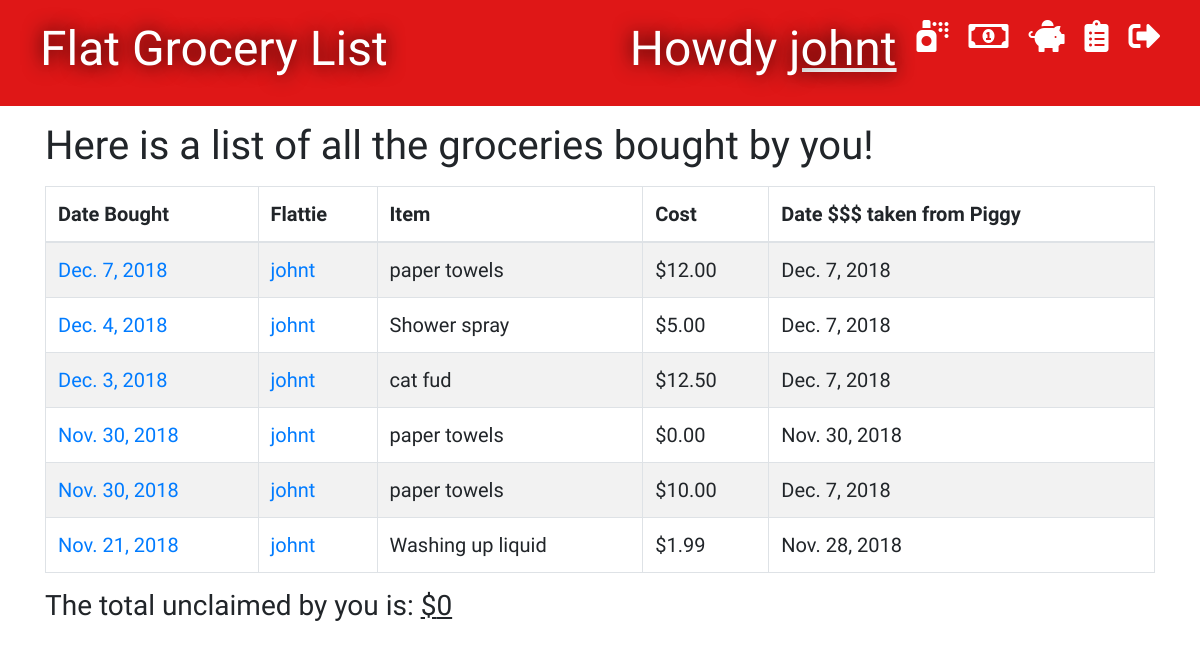
Before: /groceries/purchaser/ (signed in) with the older database file.
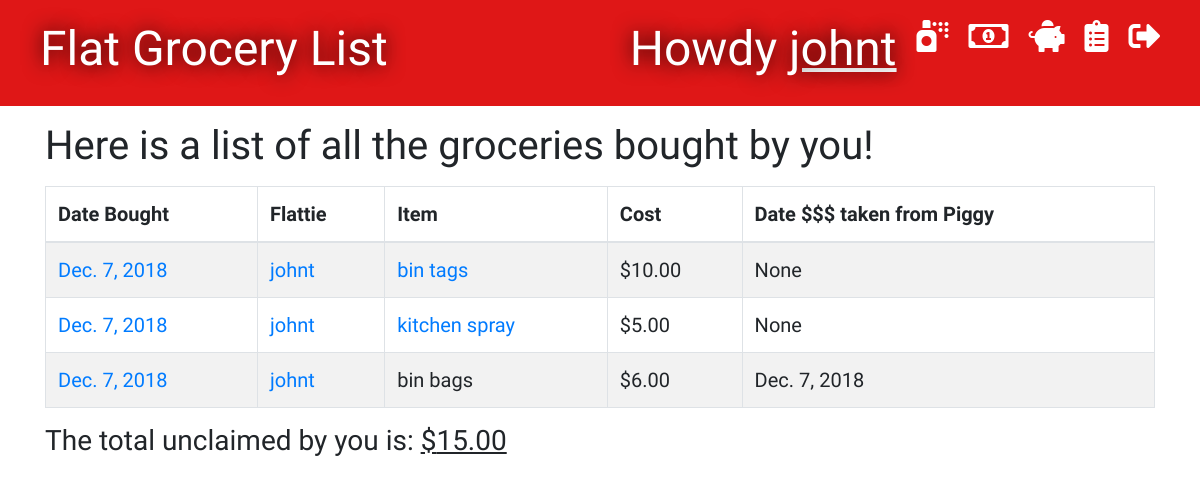
After: the same page with the newer database file.
### groceries/models.py (models this page shows, shortened)
class Grocery(models.Model):
    person = models.ForeignKey('auth.User', on_delete=models.CASCADE)
    item = models.CharField(max_length=100)
    cost = models.DecimalField(max_digits=8, decimal_places=2)
    bought_date = models.DateField(default=timezone.now)
    paid_date = models.DateField(blank=True, null=True)

### groceries/views.py (the view)
# urls.py: path('groceries/purchaser/', views.user_purchaser_list, name='user_purchaser_list'),
@ login_required
def user_purchaser_list(request):
    groceries = Grocery.objects.filter(person=request.user).order_by('-bought_date')
    person = 'you'
    outstanding_groceries = Grocery.objects.filter(person=request.user).filter(paid_date__isnull=True).order_by('-bought_date')
    total = 0
    for grocery in outstanding_groceries:
        total += grocery.cost
    stuff_for_front_end = {'groceries': groceries, 'person': person, 'total': total}
    return render(request, 'groceries/purchaser.html', stuff_for_front_end)

### groceries/templates/groceries/purchaser.html (shortened to what this page needs)
{% extends 'groceries/base.html' %}
{% block content %}
    <h1>Here is a list of all the groceries bought by {{ person}}!</h1>
    <table id="tablePreview" class="table table-striped table-hover table-bordered">
        <thead>
        <tr>
            <th>Date Bought</th>
            <th>Flattie</th>
            <th>Item</th>
            <th>Cost</th>
            <th>Date $$$ taken from Piggy</th>
        </tr>
        </thead>
        <tbody>
            {% for grocery in groceries %}
                <tr>
                    <td><a href="{% url 'bought_date_list' bought_date=grocery.bought_date %}">{{ grocery.bought_date }}</a></td>
                    <td><a href="{% url 'purchaser_list' person_id=grocery.person_id %}">{{ grocery.person }}</a></td>
                    {% if not grocery.paid_date %}
                        <td><a href="{% url 'edit_item' pk=grocery.pk %}">{{ grocery.item }}</a></td>
                    {% else %}
                        <td>{{ grocery.item }}</td>
                    {% endif %}
                    <td>${{ grocery.cost }}</td>
                    <td>{{ grocery.paid_date }}</td>
                </tr>
            {% endfor %}
        </tbody>
    </table>
    <div>
        <h3>The total unclaimed by {{ person }} is: <u>${{ total }}</u></h3>
    </div>
{% endblock %}

Changed rows visible on the page:
removed Grocery: bought_date "Dec. 7, 2018", person "johnt", item "paper towels", cost "12.00", paid_date "Dec. 7, 2018"
removed Grocery: bought_date "Dec. 4, 2018", person "johnt", item "Shower spray", cost "5.00", paid_date "Dec. 7, 2018"
removed Grocery: bought_date "Dec. 3, 2018", person "johnt", item "cat fud", cost "12.50", paid_date "Dec. 7, 2018"
removed Grocery: bought_date "Nov. 30, 2018", person "johnt", item "paper towels", cost "0.00", paid_date "Nov. 30, 2018"
removed Grocery: bought_date "Nov. 30, 2018", person "johnt", item "paper towels", cost "10.00", paid_date "Dec. 7, 2018"
removed Grocery: bought_date "Nov. 21, 2018", person "johnt", item "Washing up liquid", cost "1.99", paid_date "Nov. 28, 2018"
added Grocery: bought_date "Dec. 7, 2018", person "johnt", item "bin tags", cost "10.00", paid_date "None"
added Grocery: bought_date "Dec. 7, 2018", person "johnt", item "kitchen spray", cost "5.00", paid_date "None"
added Grocery: bought_date "Dec. 7, 2018", person "johnt", item "bin bags", cost "6.00", paid_date "Dec. 7, 2018"
Other visible differences:
{{ total }}: "0" → "15.00"
